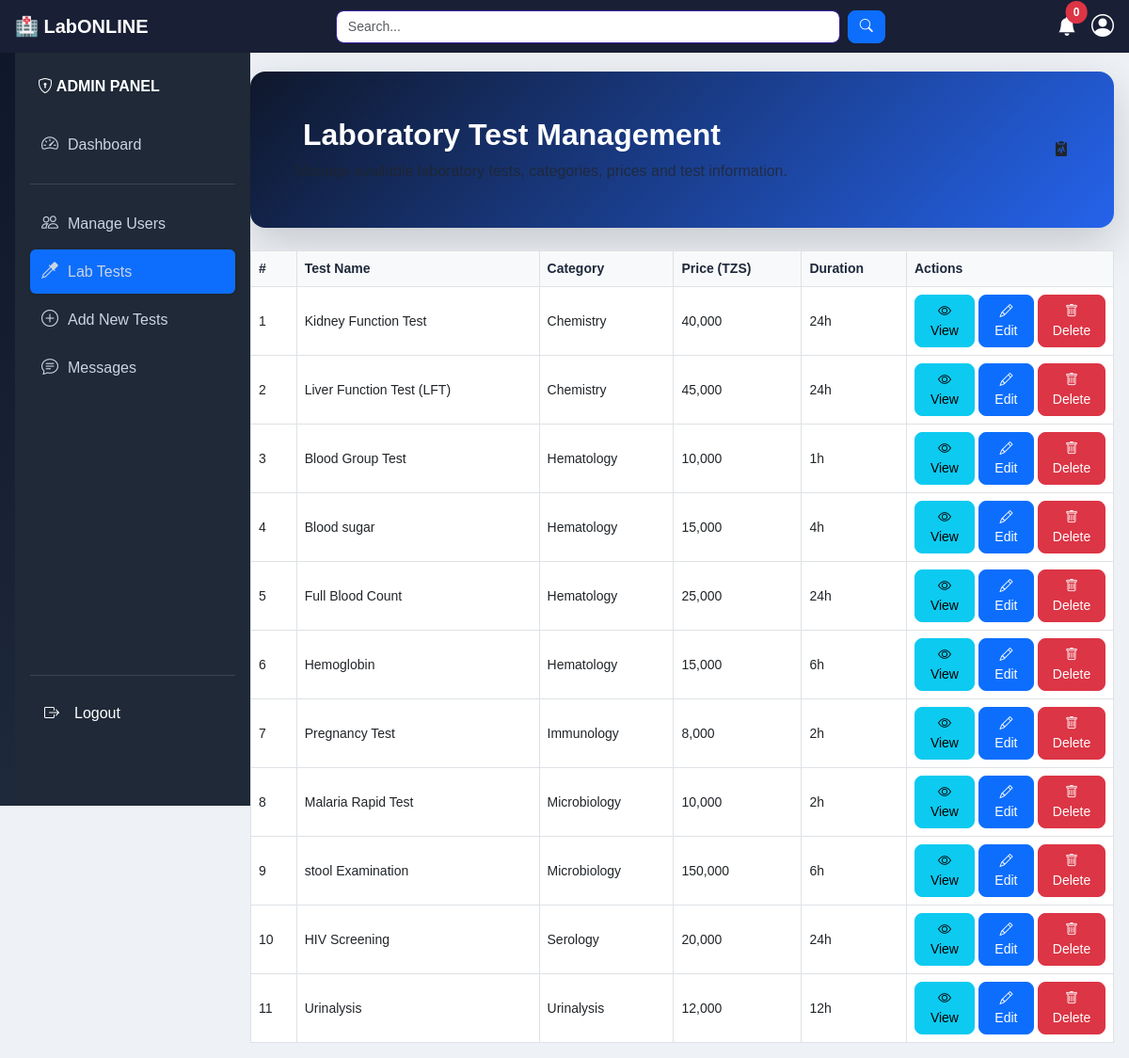
The app's page /admin/dashboard.php?page=lab_tests (signed in) with its own data.
### tables this page shows
CREATE TABLE `lab_tests` (
  `id` int(11) NOT NULL,
  `category_id` int(11) DEFAULT NULL,
  `test_name` varchar(100) DEFAULT NULL,
  `description` text DEFAULT NULL,
  `price` decimal(10,2) DEFAULT NULL,
  `duration` varchar(50) DEFAULT NULL,
  `is_active` tinyint(1) DEFAULT 1
);

CREATE TABLE `test_categories` (
  `id` int(11) NOT NULL,
  `category_name` varchar(100) DEFAULT NULL
);

### admin/dashboard.php (called while the page is built, shortened)
<?php
include "../shared/layout.php";
?>

### repositories/LabTestRepository.php (called while the page is built, shortened)
<?php
class LabTestRepository
{
    private mysqli $conn;
    public function __construct(mysqli $conn)
    {
        $this->conn = $conn;
    }
    public function getAllWithCategory(): array
    {
        $sql = "SELECT lt.id, lt.test_name, lt.description, lt.price, lt.duration,
                       tc.category_name
                FROM lab_tests lt
                LEFT JOIN test_categories tc
                ON tc.id = lt.category_id
                WHERE lt.is_active = 1
                ORDER BY tc.category_name, lt.test_name";
        $result = $this->conn->query($sql);
        return $result ? $result->fetch_all(MYSQLI_ASSOC) : [];
    }
}

### includes/helpers.php (called while the page is built, shortened)
<?php
function e(?string $value): string
{
    return htmlspecialchars((string) $value, ENT_QUOTES, 'UTF-8');
}

### admin/content/lab_tests.php (the view, shortened to what this page needs)
<?php
$labTestRepo = new LabTestRepository($conn);
$tests = $labTestRepo->getAllWithCategory();
?>
<div class="welcome-card shadow-lg rounded-4 mb-4 p-5">
    <div class="d-flex justify-content-between align-items-center flex-wrap">
        <div>
            <h2 class="fw-bold mb-2 text-white">
                Laboratory Test Management
            </h2>
            <p class="mb-0 text-white text-muted">
                Manage available laboratory tests,
                categories, prices and test information.
            </p>
        </div>
        <div class="welcome-icon">
            <i class="bi bi-clipboard2-pulse-fill"></i>
        </div>
    </div>
</div>
<div class="table-responsive">
    <table class="table table-bordered table-hover align-middle">
        <thead class="table-light">
            <tr>
                <th>#</th>
                <th>Test Name</th>
                <th>Category</th>
                <th>Price (TZS)</th>
                <th>Duration</th>
                <th width="220">Actions</th>
            </tr>
        </thead>
        <tbody>
            <?php if (empty($tests)): ?>
            <tr>
                <td colspan="6" class="text-center text-muted py-4">
                    No tests found.
                </td>
            </tr>
            <?php else: ?>
            <?php foreach ($tests as $i => $test): ?>
            <tr>
                <td><?= $i + 1 ?></td>
                <td><?= e($test['test_name']) ?></td>
                <td><?= e($test['category_name'] ?? '-') ?></td>
                <td><?= number_format((float)$test['price'], 0) ?></td>
                <td><?= e($test['duration'] ?? '-') ?></td>
                <td>
                    <div class="d-flex gap-1">
                        <a href="?page=view_test&id=<?= $test['id'] ?>" class="btn btn-sm btn-info">
                            <i class="bi bi-eye"></i>
                            View
                        </a>
                        <a href="?page=edit_test&id=<?= $test['id'] ?>" class="btn btn-sm btn-primary">
                            <i class="bi bi-pencil"></i>
                            Edit
                        </a>
                        <a href="?page=delete_test&id=<?= $test['id'] ?>" class="btn btn-sm btn-danger"
                            onclick="return confirm('Are you sure you want to delete this test?')">
                            <i class="bi bi-trash"></i>
                            Delete
                        </a>
                    </div>
                </td>
            </tr>
            <?php endforeach; ?>
            <?php endif; ?>
        </tbody>
    </table>
</div>

### assets/css/generaldashboard.css (style rules this page uses)
body { background-color: #f4f6f9; }

### assets/css/patienthome.css (style rules this page uses)
body { background:#eef2f7; }
.welcome-card { background:linear-gradient(135deg,#0f172a,#2563eb); border-radius:24px; overflow:hidden; }

### assets/css/patientviewappointment.css (style rules this page uses)
body { background:#f1f5f9; }
.table thead { background:#eff6ff; }
.table th { color:#1e293b; }
.table td { vertical-align:middle; }

### assets/css/patienthistory.css (style rules this page uses)
body { background:#f4f7fb; }
.btn { border-radius:8px; }

### assets/css/doctorhome.css (style rules this page uses)
body { background:#f1f5f9; font-family:Arial, Helvetica, sans-serif; }
.table tbody tr { transition:.3s ease; }

### assets/css/viewpatientslist.css (style rules this page uses)
body { background:#f4f7fb; font-family:Arial, Helvetica, sans-serif; }

### assets/css/labohome.css (style rules this page uses)
body { background: #eef2f7; font-family: Arial, Helvetica, sans-serif; }
.table { margin-bottom: 0; font-size: 14px; }
.table thead th { background: #f8f9fa; font-weight: 600; border-bottom: 1px solid #dee2e6; }
.table td { vertical-align: middle; }
.btn { border-radius: 8px; font-size: 14px; padding: 6px 12px; }

### records on screen
lab_tests: test_name "Kidney Function Test", category.category_name "Chemistry", price "40,000", duration "24h"
lab_tests: test_name "Liver Function Test (LFT)", category.category_name "Chemistry", price "45,000", duration "24h"
lab_tests: test_name "Blood Group Test", category.category_name "Hematology", price "10,000", duration "1h"
lab_tests: test_name "Blood sugar", category.category_name "Hematology", price "15,000", duration "4h"
lab_tests: test_name "Full Blood Count", category.category_name "Hematology", price "25,000", duration "24h"
lab_tests: test_name "Hemoglobin", category.category_name "Hematology", price "15,000", duration "6h"
lab_tests: test_name "Pregnancy Test", category.category_name "Immunology", price "8,000", duration "2h"
lab_tests: test_name "Malaria Rapid Test", category.category_name "Microbiology", price "10,000", duration "2h"
lab_tests: test_name "stool Examination", category.category_name "Microbiology", price "150,000", duration "6h"
lab_tests: test_name "HIV Screening", category.category_name "Serology", price "20,000", duration "24h"
lab_tests: test_name "Urinalysis", category.category_name "Urinalysis", price "12,000", duration "12h"

### other values on screen
$notification_count "0"
